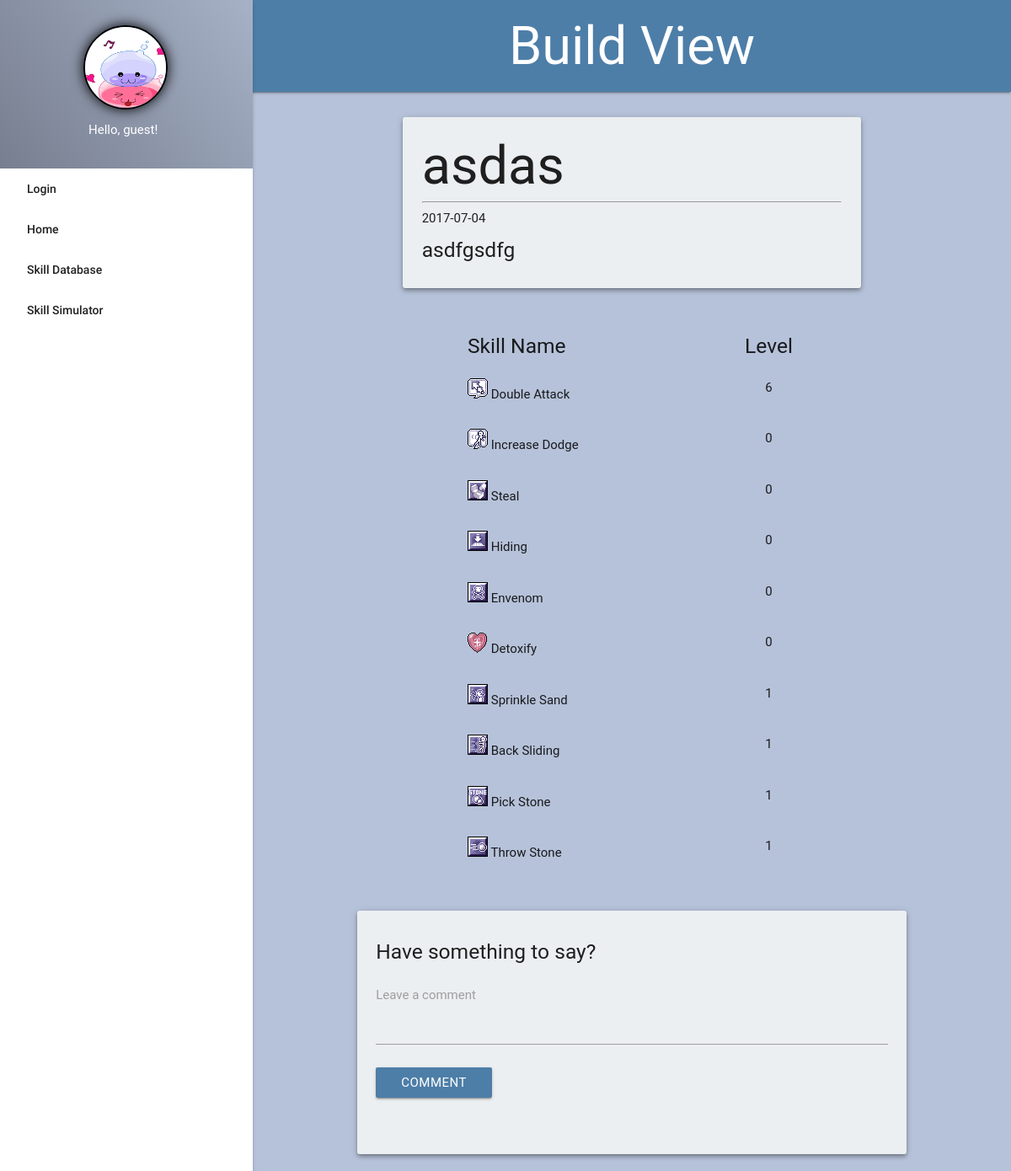
The app's page /build.php?build_id=19, older data.
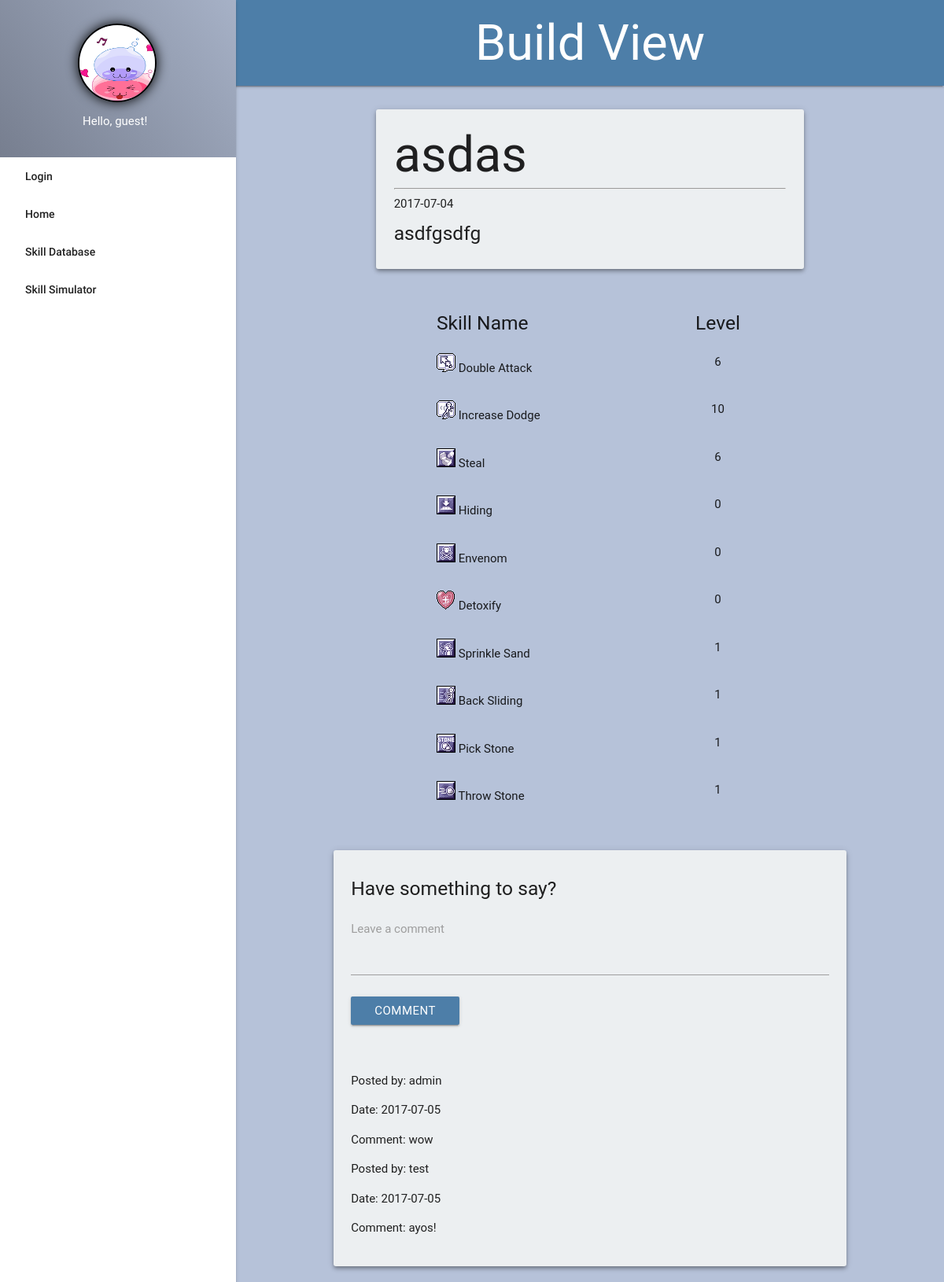
The same page, newer data.
### tables this page shows
CREATE TABLE `builds` (
  `id` int(10) NOT NULL,
  `acct_id` int(10) DEFAULT NULL,
  `build_name` varchar(255) NOT NULL DEFAULT 'None',
  `build_description` varchar(255) NOT NULL DEFAULT 'None',
  `build_date` date DEFAULT NULL
);

CREATE TABLE `skill_sims` (
  `id` int(10) NOT NULL,
  `skill_id` int(10) DEFAULT NULL,
  `level` int(10) NOT NULL,
  `build_id` int(10) DEFAULT NULL,
  `pts_left` int(11) NOT NULL
);

CREATE TABLE `skills` (
  `id` int(10) NOT NULL,
  `skill_name` varchar(255) NOT NULL,
  `description` text NOT NULL,
  `class` varchar(255) NOT NULL,
  `required_for` varchar(255) NOT NULL DEFAULT 'None',
  `max_level` int(10) NOT NULL,
  `icon` varchar(255) NOT NULL,
  `quest_skill` varchar(255) NOT NULL DEFAULT 'No',
  `unlock_requirements` varchar(255) NOT NULL DEFAULT 'None'
);

CREATE TABLE `build_comments` (
  `id` int(11) NOT NULL,
  `comment` text NOT NULL,
  `build_id` int(11) DEFAULT NULL,
  `commenter_id` int(11) DEFAULT NULL,
  `comment_date` date DEFAULT NULL
);

CREATE TABLE `users` (
  `id` int(10) NOT NULL,
  `username` varchar(255) NOT NULL,
  `password` varchar(255) NOT NULL,
  `email` varchar(255) NOT NULL,
  `role` varchar(255) NOT NULL,
  `display_photo` varchar(255) NOT NULL
);

### build.php (the view, shortened to what this page needs)
<?php
function header_title(){
	echo 'Build View';
};
function display_content(){
	global $conn;
	$build_id = $_GET['build_id'];
	echo '<div class="container">';
		$sql = "SELECT * FROM builds WHERE id = '$build_id'";
		$result = mysqli_query($conn, $sql);
		while($row = mysqli_fetch_assoc($result)){
			extract($row);
			echo '<div class="row">
				<div class="margin-top bg col l10 m10 s12 offset-l1 offset-m1 z-depth-2">
					<h1>'.$build_name.'</h1><hr>
					<span>'.$build_date.'</span><br>
					<h5>'.$build_description.'</h5>
				</div>
			</div>';
		};
		echo '<div class="row">
			<div class="col l8 m8 s12 offset-l2 offset-m2">
				<div class="col l10 m8 s8" style="padding: 0">
					<h5>Skill Name</h5>
				</div>
				<div class="col l2 m4 s4 center-align" style="padding: 0">
					<h5>Level</h5>
				</div>';
		$sql = "SELECT * FROM builds b JOIN skill_sims ss ON b.id = ss.build_id JOIN skills s ON ss.skill_id = s.id WHERE build_id = '$build_id'";
		$result = mysqli_query($conn, $sql);
		while($row = mysqli_fetch_assoc($result)){
			extract($row);
				echo '<div class="col l10 m8 s8" style="padding: 0">
					<p><img src="'.$icon.'"> '.$skill_name.'</p>
				</div>
				<div class="col l2 m4 s4 center-align" style="padding: 0">
					<p>'.$level.'</p>
				</div>';
		};
			echo '</div>
		</div>
		<div class="row comment-section bg z-depth-2">
			<div class="col l12 m12 s12">
				<h5>Have something to say?</h5>
				<div class="input-field">
					<span style="display: none" id="build_id">'.$build_id.'</span>
					<span style="display: none" id="user_id">'.$_SESSION['id'].'</span>
					<textarea name="build_comment" id="build_comment" class="materialize-textarea"></textarea>
					<label for="build_comment">Leave a comment</label>
					<button id="build-comment-submit" class="btn btn-blue">Comment</button>
				</div>
			</div>
			<div class="col l12 m12 s12">
				<div id="comment-section">';
			$sql = "SELECT * FROM build_comments bc JOIN builds b ON bc.build_id = b.id JOIN users u ON bc.commenter_id = u.id WHERE build_id = '$build_id'";
			$result = mysqli_query($conn, $sql);
			while($row = mysqli_fetch_assoc($result)){
				extract($row);
				echo '<p>Posted by: '.$username.'</p>
					<p>Date: '.$comment_date.'</p>
					<p>Comment: '.$comment.'<p>';
			};
				echo '</div>
			</div>
		</div>
	</div>';
};
require_once 'template.php';
?>

### template.php (shortened to what this page needs)
<!DOCTYPE html>
<html>
<head>
	<link rel="stylesheet" type="text/css" href="styles/materialize.min.css">
	<link rel="stylesheet" type="text/css" href="styles/styles.css">
</head>
<body>
	<nav>
	<?php
	require_once 'partials/side_nav.php';
	require_once 'partials/header.php';
	?>
	</nav>
	<main>
		<?php
		display_content();
		?>
	</main>
</body>
</html>

### partials/side_nav.php (shortened to what this page needs)
<ul id="slide-out" class="side-nav fixed">
	<li><div>
		<div class="background">
			<div class="user-view center-align">
				<img src="images/user_default.png" alt="user_photo" class="circle" id="profile-photo">
				<?php
				if(isset($_SESSION['loginFlag']) && $_SESSION['loginFlag'] == true){
					echo '<span class="user-welcome">Hello, ' .$_SESSION['username']. '!</span>';
				}else{
					echo '<span class="user-welcome">Hello, guest!</span>';
				}
				?>
			</div>
		</div>
	</div></li>
	<?php
		if(!isset($_SESSION['loginFlag'])){
			echo '<li> <a href="#modal1">Login</a> </li>';
		}
		?>
	<li><a href="index.php">Home</a></li>
	<li><a href="skill_db.php">Skill Database</a></li>
	<li><a href="skill_sim.php">Skill Simulator</a></li>
</ul>

### partials/header.php
<header class="container">
	<h1 class="center-align header-padding"><?php header_title()?></h1>
</header>

### styles/styles.css (style rules this page uses)
header, main, footer { padding-left: 300px; }
main { position: relative; }
body { background: #b6c2d9; cursor: url('../images/arrow.png'), default; }
button, li, a, input, .collapsible-header { cursor: url('../images/hand.cur'), default !important; }
h1 { margin: 0; }
nav { height: auto; background: #4d7ea8; }
.user-view { position: absolute; width: 300px; height: 200px; }
.user-welcome { position: absolute; left: 35%; top: 65%; }
#profile-photo { width: 100px; height: 100px; border: 2px solid black; box-shadow: 0px 0px 15px black; position: absolute; left: 33%; top: 15%; }
.background { background: linear-gradient(233deg, #4d7ea8, #b6c2d9, #272932); background-size: 600% 600%; animation: gradient-scroll 10s ease infinite; height: 200px; position: relative; }
.header-padding { padding: 20px; }
.margin-top { margin-top: 30px; }
.bg { background: #eceff1; border-radius: 3px; }
.row .col { padding: 1.5em 1.5em; }
.btn-blue { background-color: #4d7ea8; }

Row changes from the older to the newer data that the page shows:
changed skill_sims "Increase Dodge": level "0" → "10"
changed skill_sims "Steal": level "0" → "6"
added build_comments: commenter.username "admin", comment_date "2017-07-05", comment "wow"
added build_comments: commenter.username "test", comment_date "2017-07-05", comment "ayos!"
